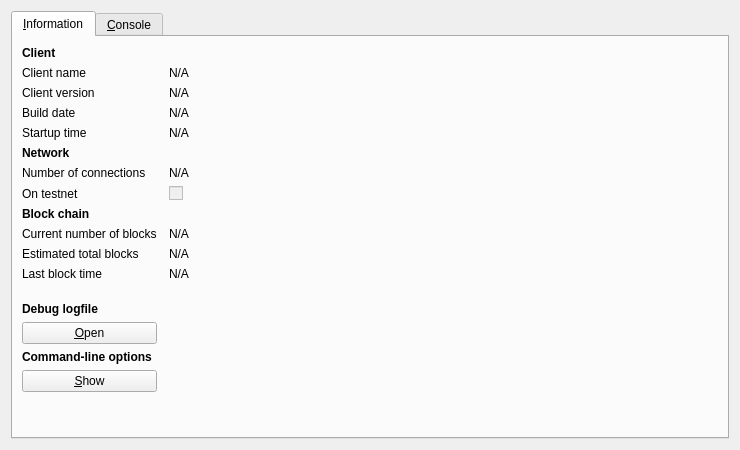
<?xml version="1.0" encoding="UTF-8"?>
<ui version="4.0">
 <class>RPCConsole</class>
 <widget class="QDialog" name="RPCConsole">
  <property name="geometry">
   <rect>
    <x>0</x>
    <y>0</y>
    <width>740</width>
    <height>450</height>
   </rect>
  </property>
  <property name="windowTitle">
   <string>F7Coin debug window</string>
  </property>
  <layout class="QVBoxLayout" name="verticalLayout_2">
   <item>
    <widget class="QTabWidget" name="tabWidget">
     <property name="currentIndex">
      <number>0</number>
     </property>
     <widget class="QWidget" name="tab_info">
      <attribute name="title">
       <string>&amp;Information</string>
      </attribute>
      <layout class="QGridLayout" name="gridLayout" columnstretch="0,1">
       <property name="horizontalSpacing">
        <number>12</number>
       </property>
       <item row="0" column="0">
        <widget class="QLabel" name="label_9">
         <property name="font">
          <font>
           <weight>75</weight>
           <bold>true</bold>
          </font>
         </property>
         <property name="text">
          <string>Client</string>
         </property>
        </widget>
       </item>
       <item row="1" column="0">
        <widget class="QLabel" name="label_5">
         <property name="text">
          <string>Client name</string>
         </property>
        </widget>
       </item>
       <item row="1" column="1">
        <widget class="QLabel" name="clientName">
         <property name="cursor">
          <cursorShape>IBeamCursor</cursorShape>
         </property>
         <property name="text">
          <string>N/A</string>
         </property>
         <property name="textFormat">
          <enum>Qt::PlainText</enum>
         </property>
         <property name="textInteractionFlags">
          <set>Qt::LinksAccessibleByMouse|Qt::TextSelectableByKeyboard|Qt::TextSelectableByMouse</set>
         </property>
        </widget>
       </item>
       <item row="2" column="0">
        <widget class="QLabel" name="label_6">
         <property name="text">
          <string>Client version</string>
         </property>
        </widget>
       </item>
       <item row="2" column="1">
        <widget class="QLabel" name="clientVersion">
         <property name="cursor">
          <cursorShape>IBeamCursor</cursorShape>
         </property>
         <property name="text">
          <string>N/A</string>
         </property>
         <property name="textFormat">
          <enum>Qt::PlainText</enum>
         </property>
         <property name="textInteractionFlags">
          <set>Qt::LinksAccessibleByMouse|Qt::TextSelectableByKeyboard|Qt::TextSelectableByMouse</set>
         </property>
        </widget>
       </item>
       <item row="3" column="0">
        <widget class="QLabel" name="label_12">
         <property name="text">
          <string>Build date</string>
         </property>
        </widget>
       </item>
       <item row="3" column="1">
        <widget class="QLabel" name="buildDate">
         <property name="cursor">
          <cursorShape>IBeamCursor</cursorShape>
         </property>
         <property name="text">
          <string>N/A</string>
         </property>
         <property name="textFormat">
          <enum>Qt::PlainText</enum>
         </property>
         <property name="textInteractionFlags">
          <set>Qt::LinksAccessibleByMouse|Qt::TextSelectableByKeyboard|Qt::TextSelectableByMouse</set>
         </property>
        </widget>
       </item>
       <item row="4" column="0">
        <widget class="QLabel" name="label_13">
         <property name="text">
          <string>Startup time</string>
         </property>
        </widget>
       </item>
       <item row="4" column="1">
        <widget class="QLabel" name="startupTime">
         <property name="cursor">
          <cursorShape>IBeamCursor</cursorShape>
         </property>
         <property name="text">
          <string>N/A</string>
         </property>
         <property name="textFormat">
          <enum>Qt::PlainText</enum>
         </property>
         <property name="textInteractionFlags">
          <set>Qt::LinksAccessibleByMouse|Qt::TextSelectableByKeyboard|Qt::TextSelectableByMouse</set>
         </property>
        </widget>
       </item>
       <item row="5" column="0">
        <widget class="QLabel" name="label_11">
         <property name="font">
          <font>
           <weight>75</weight>
           <bold>true</bold>
          </font>
         </property>
         <property name="text">
          <string>Network</string>
         </property>
        </widget>
       </item>
       <item row="6" column="0">
        <widget class="QLabel" name="label_7">
         <property name="text">
          <string>Number of connections</string>
         </property>
        </widget>
       </item>
       <item row="6" column="1">
        <widget class="QLabel" name="numberOfConnections">
         <property name="cursor">
          <cursorShape>IBeamCursor</cursorShape>
         </property>
         <property name="text">
          <string>N/A</string>
         </property>
         <property name="textFormat">
          <enum>Qt::PlainText</enum>
         </property>
         <property name="textInteractionFlags">
          <set>Qt::LinksAccessibleByMouse|Qt::TextSelectableByKeyboard|Qt::TextSelectableByMouse</set>
         </property>
        </widget>
       </item>
       <item row="7" column="0">
        <widget class="QLabel" name="label_8">
         <property name="text">
          <string>On testnet</string>
         </property>
        </widget>
       </item>
       <item row="7" column="1">
        <widget class="QCheckBox" name="isTestNet">
         <property name="enabled">
          <bool>false</bool>
         </property>
         <property name="text">
          <string/>
         </property>
        </widget>
       </item>
       <item row="8" column="0">
        <widget class="QLabel" name="label_10">
         <property name="font">
          <font>
           <weight>75</weight>
           <bold>true</bold>
          </font>
         </property>
         <property name="text">
          <string>Block chain</string>
         </property>
        </widget>
       </item>
       <item row="9" column="0">
        <widget class="QLabel" name="label_3">
         <property name="text">
          <string>Current number of blocks</string>
         </property>
        </widget>
       </item>
       <item row="9" column="1">
        <widget class="QLabel" name="numberOfBlocks">
         <property name="cursor">
          <cursorShape>IBeamCursor</cursorShape>
         </property>
         <property name="text">
          <string>N/A</string>
         </property>
         <property name="textFormat">
          <enum>Qt::PlainText</enum>
         </property>
         <property name="textInteractionFlags">
          <set>Qt::LinksAccessibleByMouse|Qt::TextSelectableByKeyboard|Qt::TextSelectableByMouse</set>
         </property>
        </widget>
       </item>
       <item row="10" column="0">
        <widget class="QLabel" name="label_4">
         <property name="text">
          <string>Estimated total blocks</string>
         </property>
        </widget>
       </item>
       <item row="10" column="1">
        <widget class="QLabel" name="totalBlocks">
         <property name="cursor">
          <cursorShape>IBeamCursor</cursorShape>
         </property>
         <property name="text">
          <string>N/A</string>
         </property>
         <property name="textFormat">
          <enum>Qt::PlainText</enum>
         </property>
         <property name="textInteractionFlags">
          <set>Qt::LinksAccessibleByMouse|Qt::TextSelectableByKeyboard|Qt::TextSelectableByMouse</set>
         </property>
        </widget>
       </item>
       <item row="11" column="0">
        <widget class="QLabel" name="label_2">
         <property name="text">
          <string>Last block time</string>
         </property>
        </widget>
       </item>
       <item row="11" column="1">
        <widget class="QLabel" name="lastBlockTime">
         <property name="cursor">
          <cursorShape>IBeamCursor</cursorShape>
         </property>
         <property name="text">
          <string>N/A</string>
         </property>
         <property name="textFormat">
          <enum>Qt::PlainText</enum>
         </property>
         <property name="textInteractionFlags">
          <set>Qt::LinksAccessibleByMouse|Qt::TextSelectableByKeyboard|Qt::TextSelectableByMouse</set>
         </property>
        </widget>
       </item>
       <item row="12" column="0">
        <spacer name="verticalSpacer_2">
         <property name="orientation">
          <enum>Qt::Vertical</enum>
         </property>
         <property name="sizeHint" stdset="0">
          <size>
           <width>20</width>
           <height>20</height>
          </size>
         </property>
        </spacer>
       </item>
       <item row="13" column="0">
        <widget class="QLabel" name="labelDebugLogfile">
         <property name="font">
          <font>
           <weight>75</weight>
           <bold>true</bold>
          </font>
         </property>
         <property name="text">
          <string>Debug logfile</string>
         </property>
        </widget>
       </item>
       <item row="14" column="0">
        <widget class="QPushButton" name="openDebugLogfileButton">
         <property name="toolTip">
          <string>Open the F7Coin debug logfile from the current data directory. This can take a few seconds for large logfiles.</string>
         </property>
         <property name="text">
          <string>&amp;Open</string>
         </property>
         <property name="autoDefault">
          <bool>false</bool>
         </property>
        </widget>
       </item>
       <item row="15" column="0">
        <widget class="QLabel" name="labelCLOptions">
         <property name="font">
          <font>
           <weight>75</weight>
           <bold>true</bold>
          </font>
         </property>
         <property name="text">
          <string>Command-line options</string>
         </property>
        </widget>
       </item>
       <item row="16" column="0">
        <widget class="QPushButton" name="showCLOptionsButton">
         <property name="toolTip">
          <string>Show the F7Coin-Qt help message to get a list with possible F7Coin command-line options.</string>
         </property>
         <property name="text">
          <string>&amp;Show</string>
         </property>
         <property name="autoDefault">
          <bool>false</bool>
         </property>
        </widget>
       </item>
       <item row="17" column="0">
        <spacer name="verticalSpacer">
         <property name="orientation">
          <enum>Qt::Vertical</enum>
         </property>
         <property name="sizeHint" stdset="0">
          <size>
           <width>20</width>
           <height>40</height>
          </size>
         </property>
        </spacer>
       </item>
      </layout>
     </widget>
     <widget class="QWidget" name="tab_console">
      <attribute name="title">
       <string>&amp;Console</string>
      </attribute>
      <layout class="QVBoxLayout" name="verticalLayout_3">
       <property name="spacing">
        <number>3</number>
       </property>
       <item>
        <widget class="QTextEdit" name="messagesWidget">
         <property name="minimumSize">
          <size>
           <width>0</width>
           <height>100</height>
          </size>
         </property>
         <property name="readOnly">
          <bool>true</bool>
         </property>
         <property name="tabKeyNavigation" stdset="0">
          <bool>false</bool>
         </property>
         <property name="columnCount" stdset="0">
          <number>2</number>
         </property>
        </widget>
       </item>
       <item>
        <layout class="QHBoxLayout" name="horizontalLayout">
         <property name="spacing">
          <number>3</number>
         </property>
         <item>
          <widget class="QLabel" name="label">
           <property name="text">
            <string notr="true">&gt;</string>
           </property>
          </widget>
         </item>
         <item>
          <widget class="QLineEdit" name="lineEdit"/>
         </item>
         <item>
          <widget class="QPushButton" name="clearButton">
           <property name="maximumSize">
            <size>
             <width>24</width>
             <height>24</height>
            </size>
           </property>
           <property name="toolTip">
            <string>Clear console</string>
           </property>
           <property name="text">
            <string/>
           </property>
           <property name="icon">
            <iconset resource="../bitcoin.qrc">
             <normaloff>:/icons/remove</normaloff>:/icons/remove</iconset>
           </property>
           <property name="shortcut">
            <string notr="true">Ctrl+L</string>
           </property>
           <property name="autoDefault">
            <bool>false</bool>
           </property>
          </widget>
         </item>
        </layout>
       </item>
      </layout>
     </widget>
    </widget>
   </item>
  </layout>
 </widget>
 <resources>
  <include location="../bitcoin.qrc"/>
 </resources>
 <connections/>
</ui>
